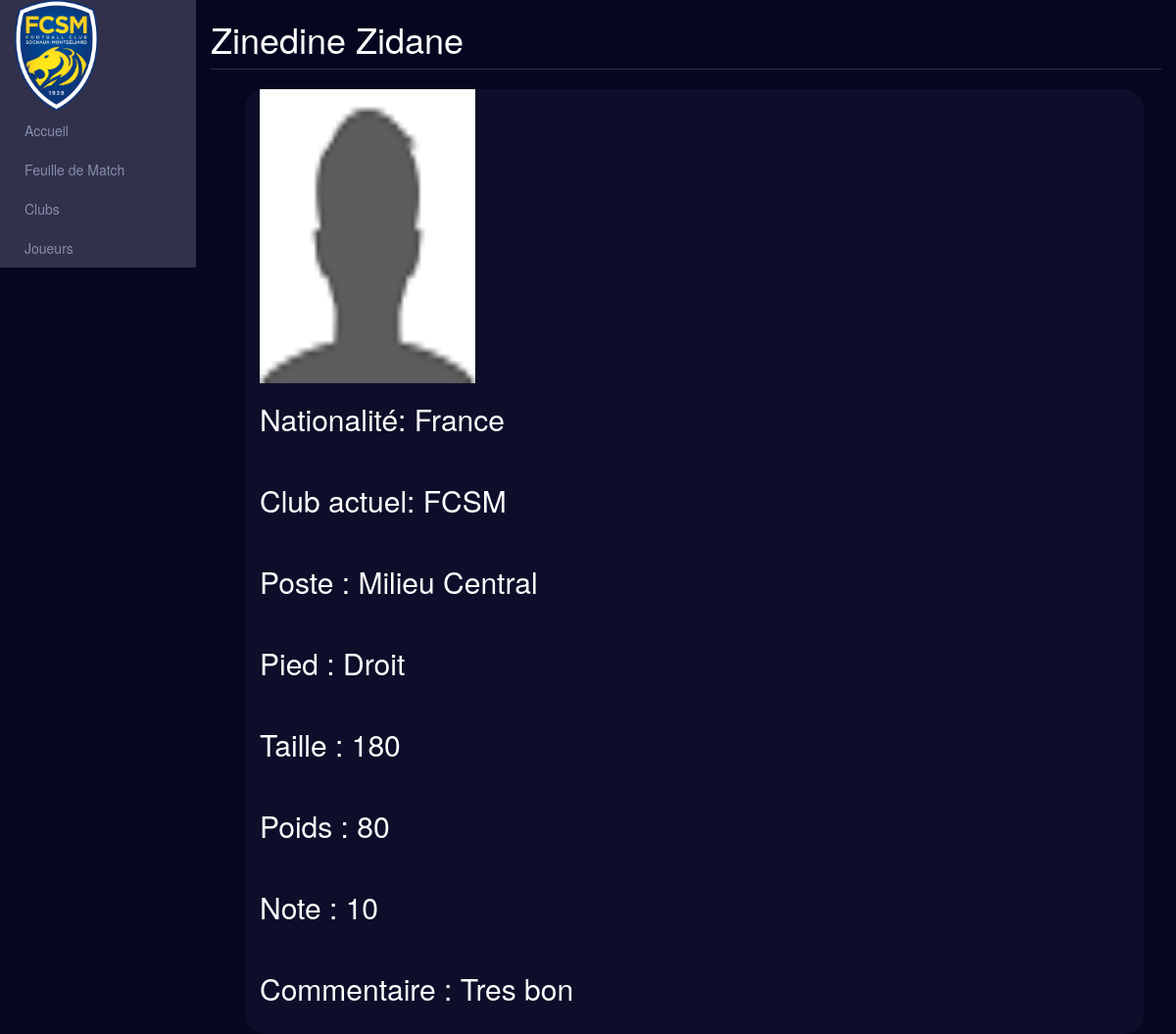
The app's page /ProjetV2/pageJoueur.php?IDJoueur=1, older data.
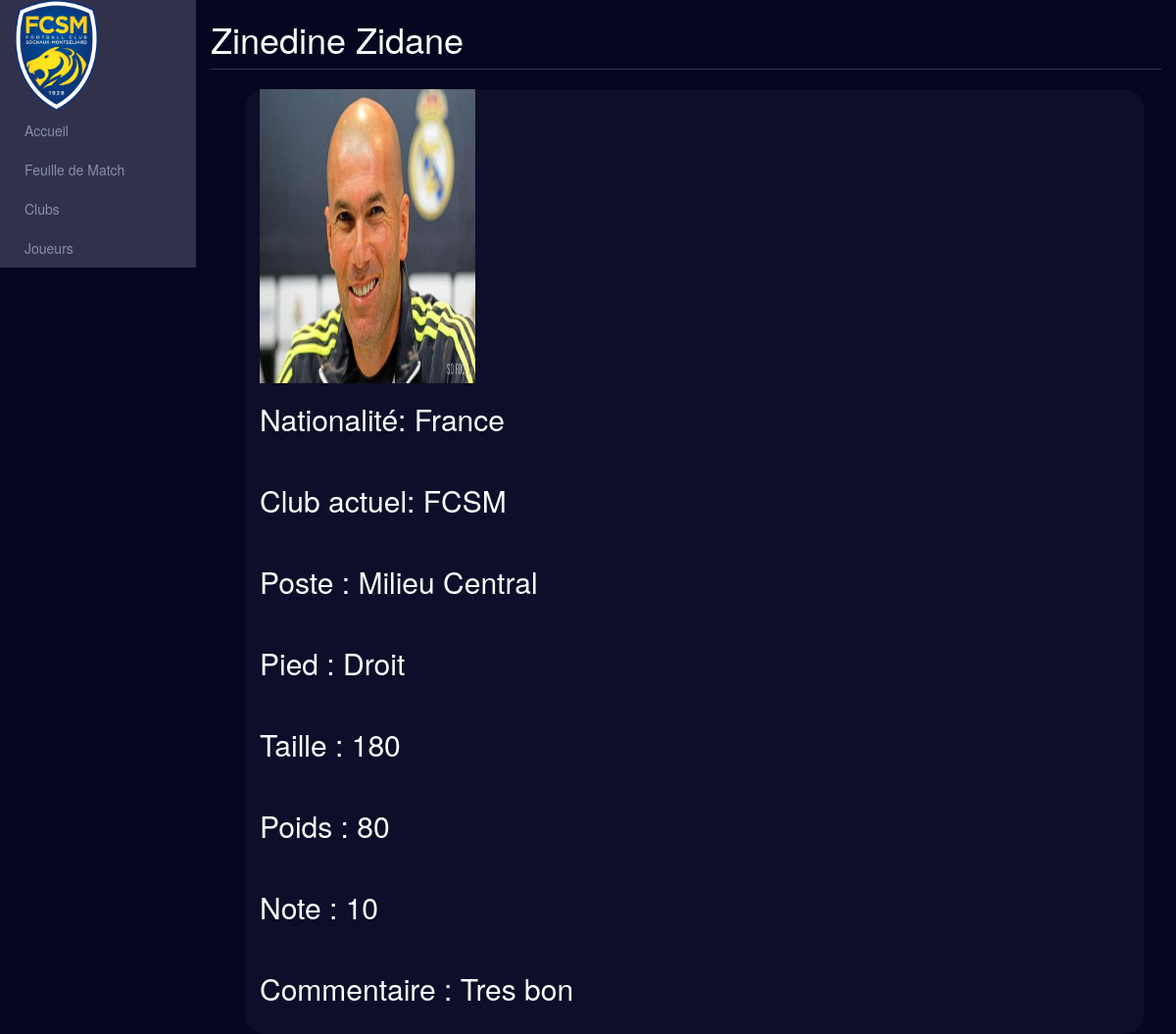
The same page, newer data.
### tables this page shows
CREATE TABLE `players` (
  `PlayerID` int(20) UNSIGNED NOT NULL,
  `PlayerFirstName` char(50) NOT NULL,
  `PlayerFamilyName` char(50) NOT NULL,
  `PlayerWeight` smallint(3) UNSIGNED DEFAULT NULL,
  `PlayerHeight` smallint(3) UNSIGNED DEFAULT NULL,
  `PlayerFoot` char(10) DEFAULT NULL,
  `PlayerComment` char(255) DEFAULT NULL,
  `PlayerVideoFilePath` char(255) DEFAULT NULL,
  `PlayerNote` smallint(2) UNSIGNED DEFAULT NULL,
  `ClubID` smallint(3) UNSIGNED DEFAULT NULL,
  `PositionID1` smallint(2) UNSIGNED DEFAULT NULL,
  `PlayerImageFilePath` char(255) DEFAULT NULL,
  `NationID` smallint(3) UNSIGNED DEFAULT NULL,
  `PositionID2` smallint(2) UNSIGNED DEFAULT NULL,
  `PositionID3` smallint(2) UNSIGNED DEFAULT NULL
);

### ProjetV2/pageJoueur.php (the view, shortened to what this page needs)
<?php
$con = mysqli_connect('localhost','root','','fcsochaux');
$id = $_GET['IDJoueur'];
$req = "SELECT *
        FROM players
        WHERE PlayerID=$id";
$result = mysqli_query($con,$req);
?>
<!DOCTYPE html>
<html lang="fr">
<head>
    <link href="../css/bootstrap.min.css" type="text/css" rel="stylesheet" />
    <link href="../css/feuilleDeMatch.css" type="text/css" rel="stylesheet" />
    <link href="../css/rechercheJoueur.css" type="text/css" rel="stylesheet" />
    <link rel="stylesheet" type="text/css" href="css/navbarstyle.css">
</head>
<body>
<div class="container-fluid">
    <div class="row">
        <?php include 'navbar.php' ?>
        <div class="feuilleDeMatch col-lg-10">
            <?php
            while($row = mysqli_fetch_array($result)) {
                $reqNation = "SELECT NationName FROM nations WHERE NationID=".$row['NationID'];
                $reqClub = "SELECT ClubName FROM clubs WHERE ClubID=".$row['ClubID'];
                $reqPosition = "SELECT PositionName FROM positions WHERE positionID=".$row['PositionID1'];
                $resultNation = mysqli_query($con,$reqNation);
                $resultClub = mysqli_query($con,$reqClub);
                $resultPosition = mysqli_query($con,$reqPosition);
            ?>
            <div class="barreTitre">
                <h1>  <?php  echo $row['PlayerFirstName']; echo " ".$row['PlayerFamilyName'] ?></h1>
            </div>
            <div class="starter-template">
                <div class="row">
                            <div class="colone col-sm-11">
                                <img src="../images/<?php echo $row['PlayerImageFilePath']; ?> " width="220" height="300"/>
                                <?php
                                    while($rowNation = mysqli_fetch_array($resultNation)) {
                                        while($rowClub = mysqli_fetch_array($resultClub)) {
                                            while ($rowPosition = mysqli_fetch_array($resultPosition)) {?>
                                                <h2>  Nationalité: <?php  echo $rowNation[0] ?></h2></br>
                                                <h2>  Club actuel: <?php  echo $rowClub[0] ?></h2></br>
                                                <h2>  Poste : <?php  echo $rowPosition[0] ?></h2></br>
                                <?php
                                        }
                                    }
                                }
                                ?>
                                <h2>  Pied : <?php  echo $row['PlayerFoot'] ?></h2></br>
                                <h2> Taille : <?php  echo $row['PlayerHeight'] ?></h2></br>
                                <h2> Poids : <?php  echo $row['PlayerWeight'] ?></h2></br>
                                <h2>  Note : <?php  echo $row['PlayerNote'] ?></h2></br>
                                <h2> Commentaire : <?php  echo $row['PlayerComment'] ?></h2></br>
                            </div>
                        <?php } ?>
                </div>
            </div>
        </div>
    </div>
</div>
</body>
</html>

Row changes from the older to the newer data that the page shows:
changed players "Zinedine": PlayerImageFilePath: a different picture
